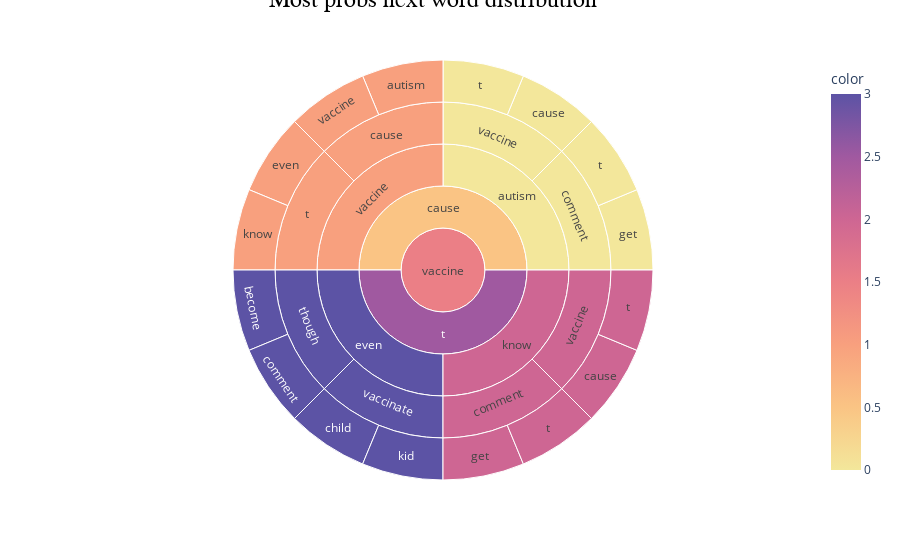

Notebook source saved alongside this figure:
### Markdown cell above
### Plot with a similar idea from above

### Code cell
sunburst_plot(data,'text',number_cols=5)

### Figure 1 — Plotly figure (JSON) as saved in the notebook; plotly's stock layout.template omitted (floating-point values rounded to 4 significant figures)
{"data": [{"branchvalues": "total", "customdata": [[1.0], [3.0], [0.0], [2.0], [3.0], [3.0], [1.0], [0.0], [2.0], [3.0], [1.0], [0.0], [2.0], [0.0], [2.0], [1.0], [1.0], [0.0], [2.0], [1.0], [3.0], [3.0], [0.0], [2.0], [0.0], [3.0], [2.0], [1.0], [0.5], [2.5], [1.5]], "domain": {"x": [0.0, 1.0], "y": [0.0, 1.0]}, "hovertemplate": "labels=%{label}<br>count=%{value}<br>parent=%{parent}<br>id=%{id}<br>color=%{color}<extra></extra>", "ids": ["vaccine/cause/vaccine/cause/autism", "vaccine/t/even/though/become", "vaccine/cause/autism/vaccine/cause", "vaccine/t/know/vaccine/cause", "vaccine/t/even/vaccinate/child", "vaccine/t/even/though/comment", "vaccine/cause/vaccine/t/even", "vaccine/cause/autism/comment/get", "vaccine/t/know/comment/get", "vaccine/t/even/vaccinate/kid", "vaccine/cause/vaccine/t/know", "vaccine/cause/autism/comment/t", "vaccine/t/know/comment/t", "vaccine/cause/autism/vaccine/t", "vaccine/t/know/vaccine/t", "vaccine/cause/vaccine/cause/vaccine", "vaccine/cause/vaccine/cause", "vaccine/cause/autism/comment", "vaccine/t/know/comment", "vaccine/cause/vaccine/t", "vaccine/t/even/though", "vaccine/t/even/vaccinate", "vaccine/cause/autism/vaccine", "vaccine/t/know/vaccine", "vaccine/cause/autism", "vaccine/t/even", "vaccine/t/know", "vaccine/cause/vaccine", "vaccine/cause", "vaccine/t", "vaccine"], "labels": ["autism", "become", "cause", "cause", "child", "comment", "even", "get", "get", "kid", "know", "t", "t", "t", "t", "vaccine", "cause", "comment", "comment", "t", "though", "vaccinate", "vaccine", "vaccine", "autism", "even", "know", "vaccine", "cause", "t", "vaccine"], "marker": {"coloraxis": "coloraxis", "colors": [1.0, 3.0, 0.0, 2.0, 3.0, 3.0, 1.0, 0.0, 2.0, 3.0, 1.0, 0.0, 2.0, 0.0, 2.0, 1.0, 1.0, 0.0, 2.0, 1.0, 3.0, 3.0, 0.0, 2.0, 0.0, 3.0, 2.0, 1.0, 0.5, 2.5, 1.5]}, "name": "", "parents": ["vaccine/cause/vaccine/cause", "vaccine/t/even/though", "vaccine/cause/autism/vaccine", "vaccine/t/know/vaccine", "vaccine/t/even/vaccinate", "vaccine/t/even/though", "vaccine/cause/vaccine/t", "vaccine/cause/autism/comment", "vaccine/t/know/comment", "vaccine/t/even/vaccinate", "vaccine/cause/vaccine/t", "vaccine/cause/autism/comment", "vaccine/t/know/comment", "vaccine/cause/autism/vaccine", "vaccine/t/know/vaccine", "vaccine/cause/vaccine/cause", "vaccine/cause/vaccine", "vaccine/cause/autism", "vaccine/t/know", "vaccine/cause/vaccine", "vaccine/t/even", "vaccine/t/even", "vaccine/cause/autism", "vaccine/t/know", "vaccine/cause", "vaccine/t", "vaccine/t", "vaccine/cause", "vaccine", "vaccine", ""], "type": "sunburst", "values": [1, 1, 1, 1, 1, 1, 1, 1, 1, 1, 1, 1, 1, 1, 1, 1, 2, 2, 2, 2, 2, 2, 2, 2, 4, 4, 4, 4, 8, 8, 16]}], "layout": {"annotations": [{"font": {"color": "black", "family": "Arial Black", "size": 24}, "showarrow": true, "text": "Most probs next word distribution", "x": 0.5, "y": 1.15}], "coloraxis": {"colorbar": {"title": {"text": "color"}}, "colorscale": [[0.0, "rgb(243, 231, 155)"], [0.1667, "rgb(250, 196, 132)"], [0.3333, "rgb(248, 160, 126)"], [0.5, "rgb(235, 127, 134)"], [0.6667, "rgb(206, 102, 147)"], [0.8333, "rgb(160, 89, 160)"], [1.0, "rgb(92, 83, 165)"]]}, "legend": {"tracegroupgap": 0}, "margin": {"t": 60}}}
